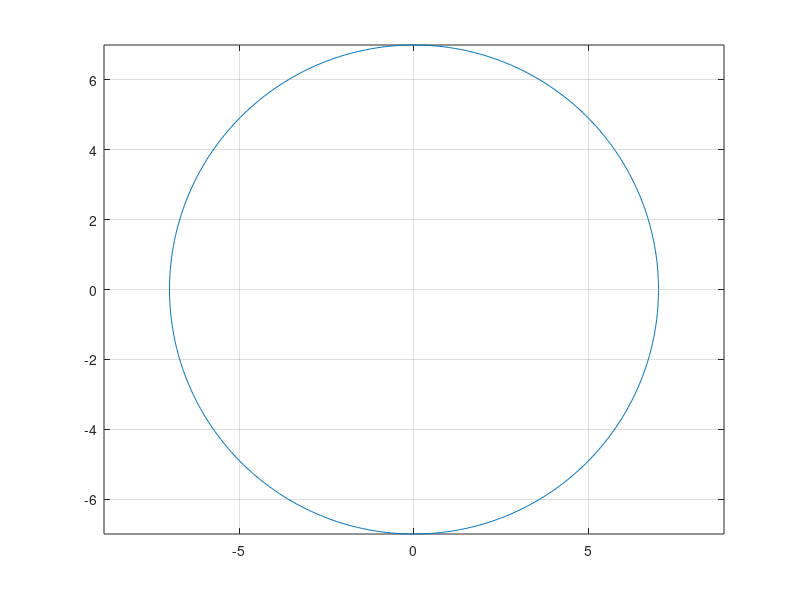

This figure's MATLAB source: (Note: this script raises an error after producing the figure.)
clear all;

Kalman_on = 0;
OverDel = 1;
InitLeng = 100;

xa = [10 10 -10 -10];
ya = [10 -10 -10 10];

xt_b = [-0.5 0.5 -0.5 0.5];
yt_b = [0.5 0.5 -0.5 -0.5];
xtc_b = xt_b + yt_b*j;

% xt_b = [-0.1 0.5 -0.5 0.5];
% yt_b = [0.1 0.5 -0.5 -0.5];

Ln = length(xa);
Ln = 2;
Lp = length(xt_b);
NumInterpPoint = 4;

xt_b_center = mean(xt_b);
yt_b_center = mean(yt_b);
angles_from_heading = atan2(yt_b,xt_b);
rl = sqrt(xt_b.^2+yt_b.^2);

global_coor = [0 0]
global_radius = 7

tag_center = [0 0];
heading_init = 90*pi/180;

theta = 0 : 0.01 : 2*pi;                        % range of theta from 0 to 2pi
rho = global_radius * ones(1, length(theta));   % radius is global_radian
[x, y] = pol2cart(theta, rho);                  % convert polar to Cartesian coordinates
x = x + global_coor(1);                         % adjust the x-coordinates by the x-coordinate of global_coor
y = y + global_coor(2);                         % adjust the y-coordinates by the y-coordinate of global_coor
heading = heading_init+theta;

x = [x(1)*ones(1,InitLeng) x];
y = [y(1)*ones(1,InitLeng) y];
heading = [heading(1)*ones(1,InitLeng) heading];
figure(100)
plot(x, y)  % plot the circle
axis equal  % make x and y axis equal
grid on  % turn on the grid
% heading = atan2(y - global_coor(2), x - global_coor(1));
%heading = mod(atan2(y - global_coor(2), x - global_coor(1)) + pi/2, 2*pi);

% circle_dist_o = [];
% di_o = [];
% di = []
% flag = 0;
average_len = 10;
anch_pos = xa+j*ya;
s_time = [0:length(x)-1]/10;
v_pred_x = 0;
v_pred_y = 0;
TagDistInit = zeros(Ln,Lp);
heading_est_a = [];

for r = 1 : length(x)
    
    %%%%%%%%%% Create ground-truth Tag posigion & distance %%%%%%%%%%
    tag_pos_b = xt_b + j*yt_b;
    tag_pos_g = tag_pos_b*exp(j*(heading(r)))+x(r)+j*y(r);

    xt = real(tag_pos_g);
    yt = imag(tag_pos_g);

    for n = 1 : Ln
        for p = 1 : Lp
            dist_o(n,p) = sqrt((xa(n)-xt(p))^2+(ya(n)-yt(p))^2);
        end
    end
    %%%%%%%%%%%%%%%%%%%%%%%%%%%%%%%%%%%%%%%%%%%%%%%%%%%%%%%%%%%%%%%%

    %%%%%%%%%%%%%%%%%%%%%%%%%%%%%%%%%%%%%%%%%%%%%%%%%%%%%%%%%%%%%%%%
    %%%%%%%%%%%%%% Create simulation data by distance %%%%%%%%%%%%%%
    dist_a = awgn(dist_o,16);

    if (r > InitLeng)
        dist = dist_a;
%         dist(1,1:Ln) = dist_a(1,1:Ln)+3;
        %         dist = dist_a;
    else
        dist = dist_a;
%         dist(2,1:Ln) = dist_a(2,1:Ln)+3;
    end


    if r < 10*Lp

        div = floor((r-1)/Lp)+1;
        for NN = 1 : Ln
            for PP = mod(r-1,Lp)+1:mod(r-1,Lp)+1
                TagDistInit(NN,PP) = TagDistInit(NN,PP)*(div-1)/div+dist(NN,PP)/div;
            end
        end

    elseif r == 10*Lp

        div = floor((r-1)/Lp)+1;
        for NN = 1 : Ln
            for PP = mod(r-1,Lp)+1:mod(r-1,Lp)+1
                TagDistInit(NN,PP) = TagDistInit(NN,PP)*(div-1)/div+dist(NN,PP)/div;
            end
        end

        [tag_pos_est, heading_est] =  GetInitPos(xa,ya,dist,anch_pos,tag_pos_b,Ln,Lp);

        s_time_prev = 0;
        for LLp= 1 : Lp
            for lo = NumInterpPoint : -1 : 1
                Tag_Pos_List(lo,:,LLp) = [s_time(r-lo+1) tag_pos_est(LLp)];
            end
        end

    else
        %%%%%%%%%%%%%%%%%%%%%%%%%%%%%%%%%%%%%%%%%%%%%%%%%%%%%%%%%%%%%%%%%%
        %%%%%%%%%%%%%%%%%%  Next Position Prediction    %%%%%%%%%%%%%%%%%%
        for PPC = 1 : Lp
            [InterpPosition(PPC,1)] = InterpPos(Tag_Pos_List(:,1,PPC),real(Tag_Pos_List(:,2,PPC)),s_time(r));
            [InterpPosition(PPC,2)] = InterpPos(Tag_Pos_List(:,1,PPC),imag(Tag_Pos_List(:,2,PPC)),s_time(r));
        end
        %%%%%%%%%%%%%%%%%%%%%%%%%%%%%%%%%%%%%%%%%%%%%%%%%%%%%%%%%%%%%%%%%%

        Xt_c_e = mean(InterpPosition(:,1));
        Yt_c_e = mean(InterpPosition(:,2));
        
        PosC = [];
        PosC_E = [];

        %%%%%%%%%%%%%%%%%%%%%%%%%%%%%%%%%%%%%%%%%%%%%%%%%%%%%%%%%%%%%%%%%%
        %%%%%%%%%%%%%%%%% New Position Calc.   %%%%%%%%%%%%%%%%%%%%%%%%%%% 
        for PP = mod(r-1,Lp)+1:mod(r-1,Lp)+1
            [tag_pos_est, heading_est] = GetPos(xa,ya,dist(:,PP),anch_pos,tag_pos_b,Ln,PP,InterpPosition(:,1)+j*InterpPosition(:,2));

            [tag_pos_est, heading_est] = GetPosRefine(xa,ya,dist(:,PP),anch_pos,tag_pos_b,Ln,PP,tag_pos_est, heading_est);

            Tag_Pos_List(1:2,:,PP) = Tag_Pos_List(2:3,:,PP);
            Tag_Pos_List(3,:,PP) = [s_time(r) tag_pos_est(PP)];
        end
        
        tag_center_pos_est = mean(tag_pos_est);

        if ~isempty(heading_est_a)
            if (heading_est - heading_est_a(r-1)) > pi
                heading_est_a(r) = heading_est - 2*pi;
            elseif (heading_est_a(r-1) - heading_est) > pi
                heading_est_a(r) = heading_est + 2*pi;
            else
                heading_est_a(r) = heading_est;
            end
        else
            heading_est_a(r) = heading_est;
        end

        centerest_a(r,:) = [real(tag_center_pos_est) imag(tag_center_pos_est)];

        if (r>(average_len*2))
            MeanA = mean(centerest_a(r-19:r-10,1)+j*centerest_a(r-19:r-10,2));
            MeanB = mean(centerest_a(r-9:r,1)+j*centerest_a(r-9:r,2));
            centerest_a_aver(r,:) = [real(MeanB + (MeanB-MeanA)/2) imag((MeanB + (MeanB-MeanA)/2))] ;
            MeanA_head = mean(heading_est_a(r-average_len*2+1:r-average_len));
            MeanB_head = mean(heading_est_a(r-average_len+1:r));
            headingest_a_aver(r) = mod([(MeanB_head + (MeanB_head-MeanA_head)/2)],2*pi) ;
        else
            centerest_a_aver(r,:) = [Xt_c_e Yt_c_e];
            headingest_a_aver(r) = heading_est_a(r);
        end

        tag_pos_est_aver = get_tag_pos(centerest_a_aver(r,1)+j*centerest_a_aver(r,2), headingest_a_aver(r), tag_pos_b);
        [K_Xt_c_e] = centerest_a_aver(r,1);
        [K_Yt_c_e] = centerest_a_aver(r,2);
        tag_pos_est = tag_pos_b*exp(j*(headingest_a_aver(r)))+K_Xt_c_e+j*K_Yt_c_e;

        K_heading_est = mod(headingest_a_aver(r),2*pi);
        K_centerest_a_aver(r, :) = centerest_a_aver(r,:);
        K_headingest_a_aver(r) = mod(headingest_a_aver(r),2*pi);


        figure(1);
        hold off;
        plot(xa,ya,'bo');
        hold on;

        plot(tag_pos_g(1), 'go')
        plot(tag_pos_g(2), 'g*')
        plot(tag_pos_g(3), 'gv')
        plot(tag_pos_g(4), 'g^')

        plot(tag_pos_est(1), 'bo')
        plot(tag_pos_est(2), 'b*')
        plot(tag_pos_est(3), 'bv')
        plot(tag_pos_est(4), 'b^')

        quiver(x(r), y(r), cos(heading(r)), sin(heading(r)), 'g', 'LineWidth', 1, 'MaxHeadSize', 0.5);

        quiver(Xt_c_e, Yt_c_e, cos(heading_est), sin(heading_est), 'b', 'LineWidth', 1, 'MaxHeadSize', 0.5);

        if abs((x(r)+j*y(r))-(Xt_c_e+j*Yt_c_e))>1
            gg = 1;
        end
    end
end

title('Original(Blue) and estimated(Red) Tag to Anchor distance')

figure(4)
hold off;
plot(centerest_a_aver(:,1), centerest_a_aver(:,2), 'bo')
hold on;
plot(x(:), y(:), 'g^')
plot(K_centerest_a_aver(:,1), K_centerest_a_aver(:,2), 'ro')
plot(centerest_a(:,1), centerest_a(:,2), 'ko')


centerpos_error = sqrt(mean((centerest_a(InitLeng+1:end,1)-x(1,InitLeng+1:end,1)').^2+(centerest_a(InitLeng+1:end,2)-y(1,InitLeng+1:end,1)').^2))
heading_error = mean(abs(heading(InitLeng+1:end)-heading_est_a(InitLeng+1:end)))*180/pi

K_centerpos_error = sqrt(mean((K_centerest_a_aver(InitLeng+1:end,1)-x(1,InitLeng+1:end,1)').^2+(K_centerest_a_aver(InitLeng+1:end,2)-y(1,InitLeng+1:end,1)').^2))
K_heading_error = mean(abs(mod(heading(InitLeng+1:end),2*pi)-K_headingest_a_aver(InitLeng+1:end)))*180/pi
